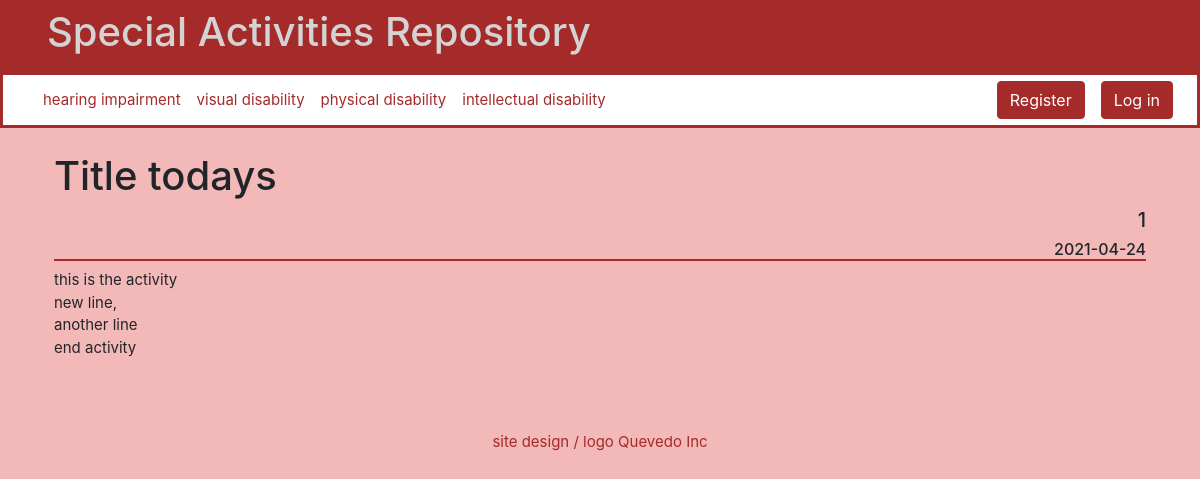
The page /activity?q=7 on the database its author committed.
### tables this page shows
CREATE TABLE activities (id INTEGER PRIMARY KEY AUTOINCREMENT, title TEXT NOT NULL, explanation TEXT UNIQUE, activity TEXT NOT NULL UNIQUE, day_published DATE DEFAULT (date('now', 'localtime')), user_id INTEGER REFERENCES users (id));

CREATE TABLE users (id INTEGER PRIMARY KEY AUTOINCREMENT, username TEXT NOT NULL, email TEXT NOT NULL, hash TEXT NOT NULL);

### app.py (the view)
@app.route("/activity", methods=["GET", "POST"])
def activity():
    activity_id = request.args.get('q')
    activity = db.execute('SELECT * FROM activities WHERE id = ?',
                           activity_id)
    user = db.execute('SELECT username FROM users WHERE id = ?',
                       activity[0]['user_id'])
    activity_text = ""
    for letter in activity[0]['activity']:
        activity_text += letter
        if letter == "\r":
            activity_text+="<br>"
    activity[0]['activity'] = activity_text
    activity_text = ""
    return render_template("activity.html", activity=activity, user=user)

### templates/activity.html (shortened to what this page needs)
{% extends "layout.html" %}
{% block main %}
    <div id="activity">
        <h1>{{ activity[0]['title'] }}</h1>
        <h5>{{ user[0]['username'] }}</h5>
        <h6>{{ activity[0]['day_published'] }}</h6>
        <p>
            {{ activity[0]['activity'] |safe }}
        </p>
    </div>
{% endblock %}

### static/styles.css (style rules this page uses)
body { background-color: rgb(243, 184, 184); opacity: 10; font-size: 15px; }
#activity { text-align: left; }
#activity h5 { text-align: right; }
#activity h6 { text-align: right; border-bottom: 2px solid brown; }

### rows shown on the page
activities: title "Title todays", day_published "2021-04-24", activity "this is the activity new line, another line end activity"
users: username "1"
